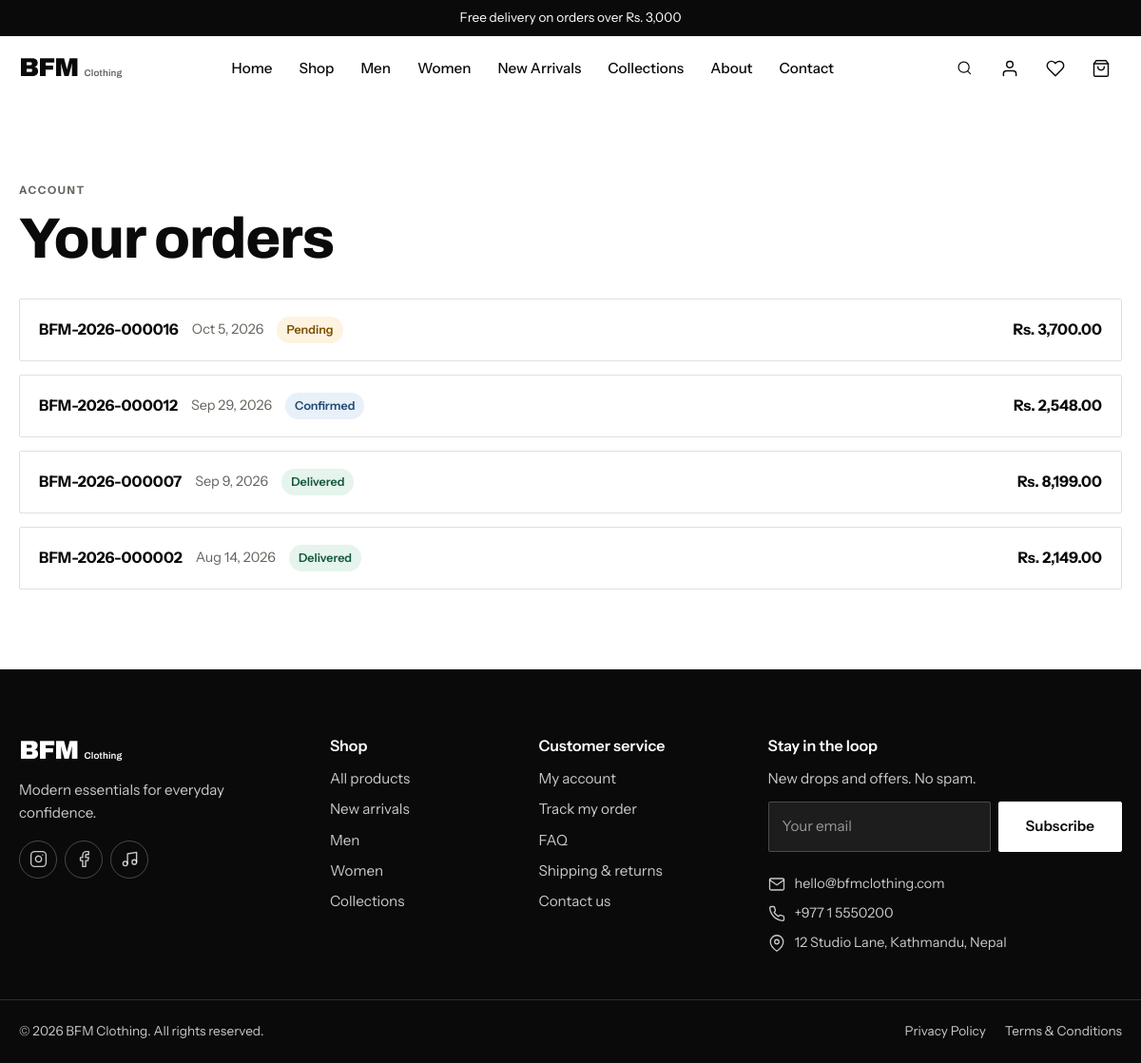
Page /orders.php (signed in) on the committed database.
### tables this page shows
CREATE TABLE orders (
  id INT UNSIGNED AUTO_INCREMENT PRIMARY KEY,
  order_number VARCHAR(24) DEFAULT NULL,
  user_id INT UNSIGNED DEFAULT NULL,
  customer_name VARCHAR(120) NOT NULL,
  email VARCHAR(190) NOT NULL,
  phone VARCHAR(30) NOT NULL,
  address_line VARCHAR(255) NOT NULL,
  city VARCHAR(80) NOT NULL,
  state VARCHAR(80) NOT NULL,
  country VARCHAR(80) NOT NULL,
  postal_code VARCHAR(20) NOT NULL,
  subtotal DECIMAL(10,2) NOT NULL,
  discount DECIMAL(10,2) NOT NULL DEFAULT 0,
  shipping DECIMAL(10,2) NOT NULL DEFAULT 0,
  total DECIMAL(10,2) NOT NULL,
  coupon_code VARCHAR(40) DEFAULT NULL,
  payment_method ENUM('cod','online') NOT NULL DEFAULT 'cod',
  payment_status ENUM('unpaid','paid','refunded') NOT NULL DEFAULT 'unpaid',
  status ENUM('pending','confirmed','processing','shipped','delivered','cancelled') NOT NULL DEFAULT 'pending',
  notes VARCHAR(500) DEFAULT NULL,
  admin_notes VARCHAR(500) DEFAULT NULL,
  created_at TIMESTAMP NOT NULL DEFAULT CURRENT_TIMESTAMP,
  updated_at TIMESTAMP NOT NULL DEFAULT CURRENT_TIMESTAMP ON UPDATE CURRENT_TIMESTAMP,
  UNIQUE KEY uq_orders_number (order_number),
  KEY idx_orders_user (user_id),
  KEY idx_orders_status (status, created_at),
  KEY idx_orders_created (created_at),
  KEY idx_orders_email (email),
  CONSTRAINT fk_orders_user FOREIGN KEY (user_id) REFERENCES users(id) ON DELETE SET NULL
);

### config/database.php (called while the page is built, shortened)
<?php
function db(): PDO
{
    static $pdo = null;
    if ($pdo instanceof PDO) {
        return $pdo;
    }
    $dsn = sprintf('mysql:host=%s;port=%d;dbname=%s;charset=utf8mb4', DB_HOST, DB_PORT, DB_NAME);
    try {
        $pdo = new PDO($dsn, DB_USER, DB_PASS, [
            PDO::ATTR_ERRMODE            => PDO::ERRMODE_EXCEPTION,
            PDO::ATTR_DEFAULT_FETCH_MODE => PDO::FETCH_ASSOC,
            PDO::ATTR_EMULATE_PREPARES   => false,
        ]);
        $pdo->exec("SET time_zone = '+00:00'");
    } catch (PDOException $e) {
        error_log('[DB connect] ' . $e->getMessage());
        render_error_page(
            503,
            'We will be right back',
            'The store is temporarily unavailable. Please try again in a few minutes.'
        );
    }
    return $pdo;
}
function db_query(string $sql, array $params = []): PDOStatement
{
    $stmt = db()->prepare($sql);
    $stmt->execute($params);
    return $stmt;
}
function db_all(string $sql, array $params = []): array
{
    return db_query($sql, $params)->fetchAll();
}

### orders.php (the view, shortened to what this page needs)
<?php
$uid    = (int)$_SESSION['user_id'];
$orders = db_all('SELECT * FROM orders WHERE user_id = ? ORDER BY created_at DESC, id DESC', [$uid]);
require __DIR__ . '/includes/header.php';
?>
<section class="container page-section">
    <p class="eyebrow">Account</p>
    <h1>Your orders</h1>
    <?php if (!$orders): ?>
        <div class="empty-state">
            <h2>No orders yet</h2>
            <p>Your purchases will appear here.</p>
            <a class="btn btn-primary" href="<?= e(url('shop.php')) ?>">Shop now</a>
        </div>
    <?php else: ?>
        <div class="orders-list">
            <?php foreach ($orders as $o): ?>
                <details class="order-card"<?= (string)($_GET['order'] ?? '') === (string)$o['order_number'] ? ' open' : '' ?>>
                    <summary>
                        <span class="order-no"><?= e($o['order_number'] ?: '#' . $o['id']) ?></span>
                        <span class="order-date"><?= e(format_date($o['created_at'], 'M j, Y')) ?></span>
                        <?= status_badge((string)$o['status']) ?>
                        <strong class="order-total"><?= e(money($o['total'])) ?></strong>
                    </summary>
                </details>
            <?php endforeach; ?>
        </div>
    <?php endif; ?>
</section>
<?php require __DIR__ . '/includes/footer.php'; ?>

### includes/functions.php (shortened to what this page needs)
<?php
function e($value): string
{
    return htmlspecialchars((string)($value ?? ''), ENT_QUOTES | ENT_SUBSTITUTE, 'UTF-8');
}
function icon(string $name, string $class = ''): string
{
    return '<svg class="icon ' . e($class) . '" aria-hidden="true" focusable="false"><use href="#i-' . e($name) . '"></use></svg>';
}
function settings_all(): array
{
    static $cache = null;
    if ($cache === null) {
        $cache = [];
        try {
            foreach (db_all('SELECT setting_key, setting_value FROM settings') as $row) {
                $cache[$row['setting_key']] = $row['setting_value'];
            }
        } catch (Throwable $e) {
            error_log('[settings] ' . $e->getMessage());
        }
    }
    return $cache;
}
function setting(string $key, string $default = ''): string
{
    $all = settings_all();
    return isset($all[$key]) && $all[$key] !== null ? (string)$all[$key] : $default;
}
function money($amount): string
{
    $value = is_numeric($amount) ? (float)$amount : 0.0;
    $negative = $value < 0;
    $value = abs($value);
    $formatted = number_format($value, 2, '.', ',');
    return ($negative ? '- ' : '') . setting('currency_symbol', 'Rs.') . ' ' . $formatted;
}
function format_date(?string $date, string $format = 'd M Y'): string
{
    return $date ? date($format, strtotime($date)) : '';
}
function order_statuses(): array
{
    return ['pending', 'confirmed', 'processing', 'shipped', 'delivered', 'cancelled'];
}
function status_badge(string $status): string
{
    $status = in_array($status, order_statuses(), true) ? $status : 'pending';
    return '<span class="status status-' . e($status) . '">' . e(ucfirst($status)) . '</span>';
}
function nav_categories(): array
{
    static $cache = null;
    if ($cache === null) {
        try {
            $cache = db_all('SELECT id, name, slug FROM categories WHERE is_active = 1 ORDER BY sort_order, name');
        } catch (Throwable $e) {
            error_log('[nav_categories] ' . $e->getMessage());
            $cache = [];
        }
    }
    return $cache;
}

### assets/css/style.css (style rules this page uses)
:root { --ink: #0a0a0a; --paper: #ffffff; --stone: #f4f3f0; --sand: #e9e6df; --line: #e2e0da; --muted: #66635d; --sale: #b3261e; --ok: #1f7a4d; --warn: #a15c00; --info: #25507a; --font-display: "Archivo", "Arial Narrow", "Helvetica Neue", Arial, sans-serif; --font-body: "Instrument Sans", system-ui, -apple-system, "Segoe UI", Roboto, Arial, sans-serif; --r: 2px; --r-lg: 8px; --shadow: 0 10px 30px rgba(10, 10, 10, .10); --header-h: 68px; --container: 1280px; --ease: cubic-bezier(.2, .7, .2, 1); }
*, *::before, *::after { box-sizing: border-box; }
html { scroll-behavior: smooth; -webkit-text-size-adjust: 100%; }
body { margin: 0; font-family: var(--font-body); font-size: 1rem; line-height: 1.6; color: var(--ink); background: var(--paper); -webkit-font-smoothing: antialiased; }
img, svg { max-width: 100%; display: block; }
h1, h2, h3, h4 { margin: 0 0 .5em; font-family: var(--font-display); font-weight: 800; font-stretch: 108%; line-height: 1.08; letter-spacing: -.02em; }
h1 { font-size: clamp(2.2rem, 5vw, 4rem); }
p { margin: 0 0 1em; }
.icon { width: 1.25em; height: 1.25em; fill: none; stroke: currentColor; stroke-width: 1.75; stroke-linecap: round; stroke-linejoin: round; flex: none; }
.container { width: 100%; max-width: var(--container); margin-inline: auto; padding-inline: 20px; }
.status { display: inline-block; padding: 4px 10px; border-radius: 99px; font-size: .78rem; font-weight: 600; background: var(--stone); }
.status-pending { background: #fdf3df; color: #7a4d00; }
.status-confirmed, .status-processing { background: #e8f0f9; color: #1f4a73; }
.status-delivered { background: #e5f4ec; color: #14573a; }
.page-section { padding-block: clamp(42px, 7vw, 88px); }
.eyebrow { margin: 0 0 10px; color: var(--muted); font-size: .72rem; font-weight: 700; letter-spacing: .14em; text-transform: uppercase; }
.footer-contact .icon { margin-top: 3px; }
.orders-list { display: grid; gap: 14px; margin-top: 28px; }
.order-card { border: 1px solid var(--line); background: #fff; border-radius: var(--r); }
.order-card summary { display: flex; align-items: center; gap: 14px; flex-wrap: wrap; padding: 18px 20px; cursor: pointer; list-style: none; }
.order-no { font-weight: 700; }
.order-date { color: var(--muted); font-size: .9rem; }
.order-total { margin-left: auto; }

### rows in the picture
orders: order_number "BFM-2026-000016", created_at "Oct 5, 2026", status "Pending", total "Rs. 3,700.00"
orders: order_number "BFM-2026-000012", created_at "Sep 29, 2026", status "Confirmed", total "Rs. 2,548.00"
orders: order_number "BFM-2026-000007", created_at "Sep 9, 2026", status "Delivered", total "Rs. 8,199.00"
orders: order_number "BFM-2026-000002", created_at "Aug 14, 2026", status "Delivered", total "Rs. 2,149.00"

### other values in the picture
$promo "Free delivery on orders over Rs. 3,000"
$label "Home"
$label "Shop"
$label "Men"
$label "Women"
$label "New Arrivals"
$label "Collections"
$label "About"
$label "Contact"
setting('tagline', 'Modern essentials for everyday confidence.') "Modern essentials for everyday confidence."
setting('contact_email') "hello@bfmclothing.com"
setting('contact_phone') "+977 1 5550200"
setting('contact_address') "12 Studio Lane, Kathmandu, Nepal"
setting('site_name', APP_NAME) "BFM Clothing"
